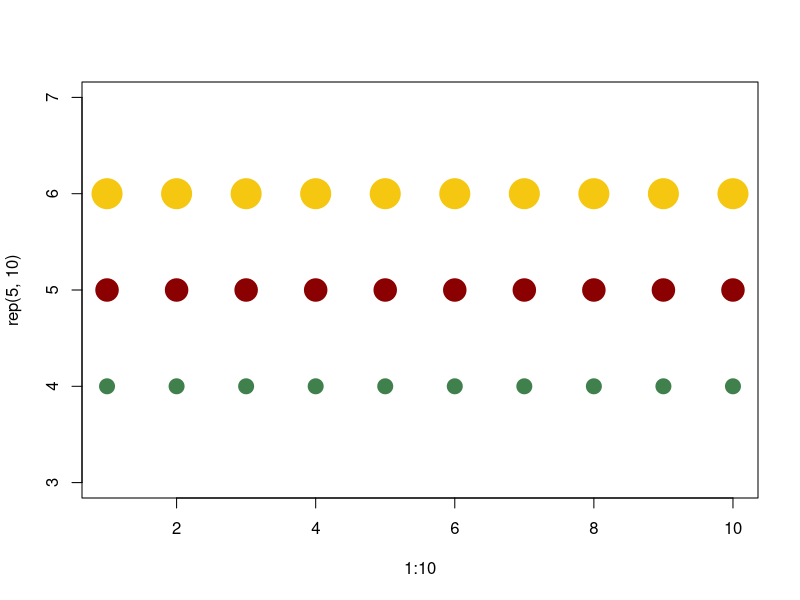
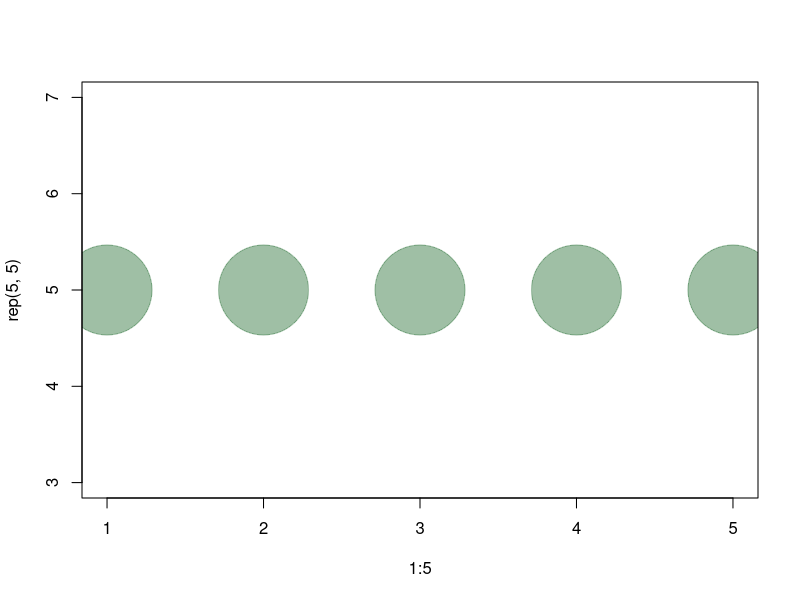
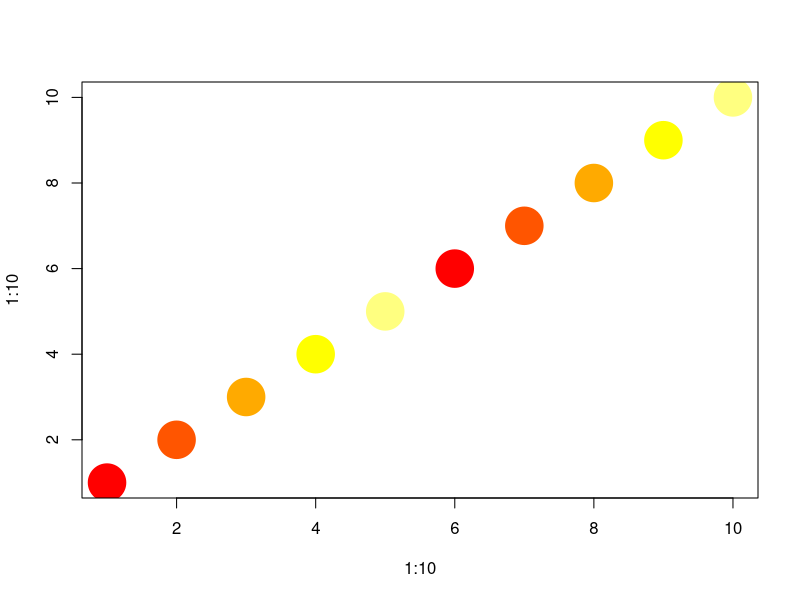
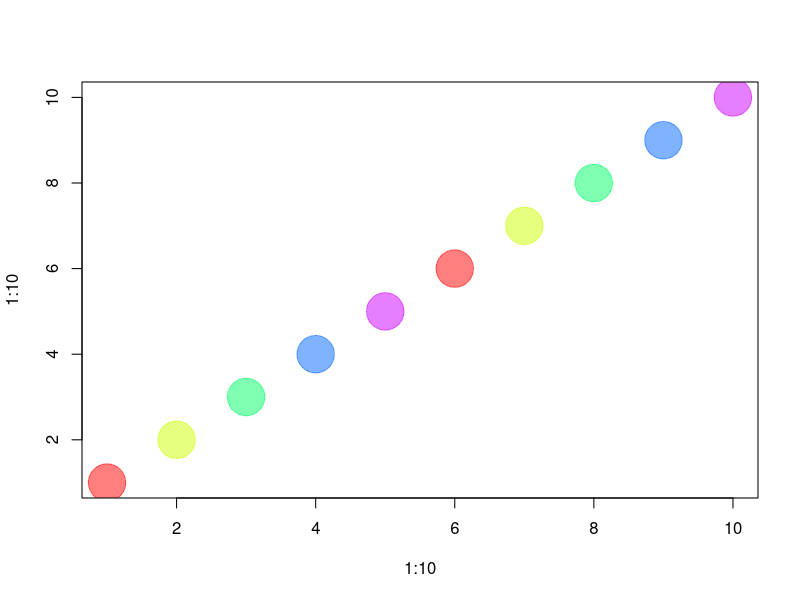
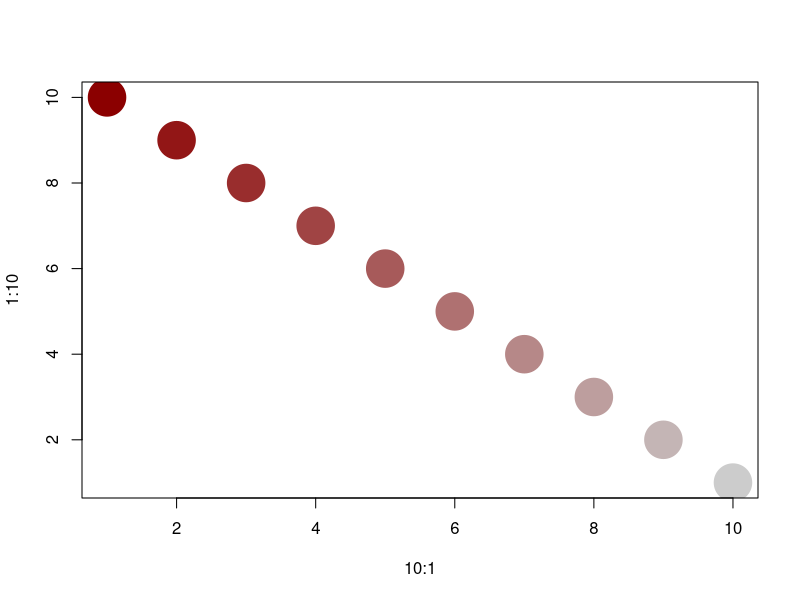

R code for these plots, in order:
# colors
plot(x=1:10, y=rep(5,10), pch=19, cex = 3, col="dark red")

#hex
points(x=1:10, y=rep(6,10), pch=19, cex = 4, col="557799")

#RGB value
points(x=1:10, y=rep(4,10), pch=19, cex = 2, col=rgb(.25, .5, .3))

#Set opacity/transparency of an element using alpha
plot(x=1:5, y=rep(5,5), pch=19, cex =12, col=rgb(.25, .5, .3, alpha=.5))

#if you plan on using the built-in color names
colors()

#pattern matching
grep("blue", colors(), value=T)


# 5 colors from the heat palette, opaque
pal1 <- heat.colors(5, alpha=1)
plot(x=1:10, y=1:10, pch= 19,cex= 5, col=pal1)

# 5 colors from the heat palette, transparent
pal2 <- rainbow(5, alpha=.5)
plot(x=1:10, y=1:10, pch= 19,cex= 5, col=pal2)

#generating own gradients 
own_color <- colorRampPalette(c("gray80","dark red"))
plot(x=10:1, y=1:10, pch=19, cex =5, col=own_color(10))

